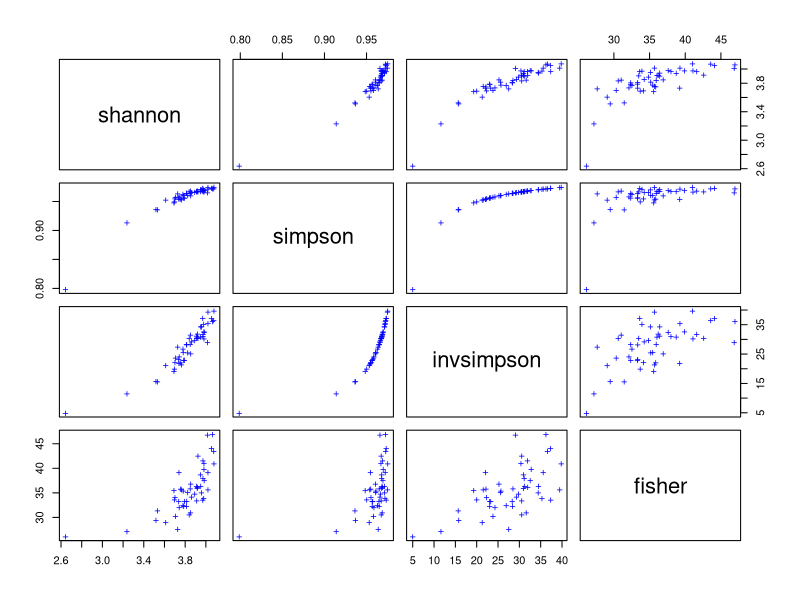
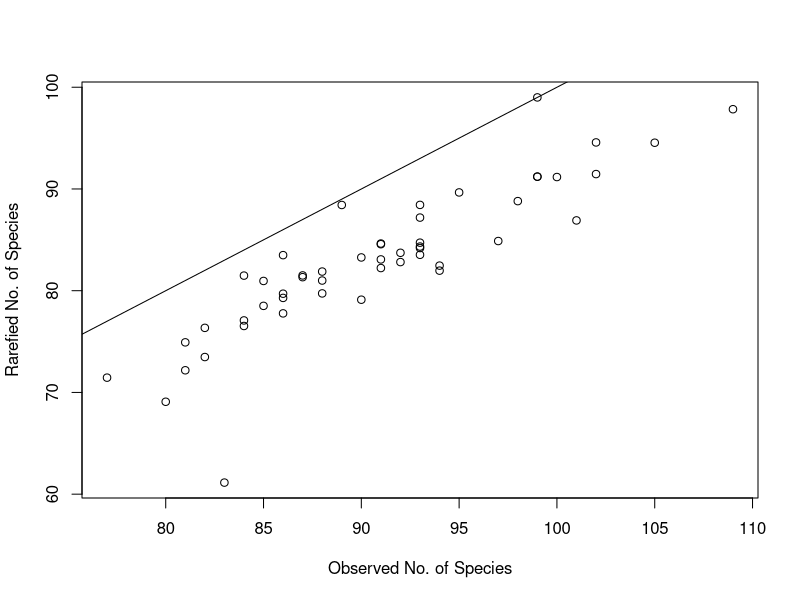
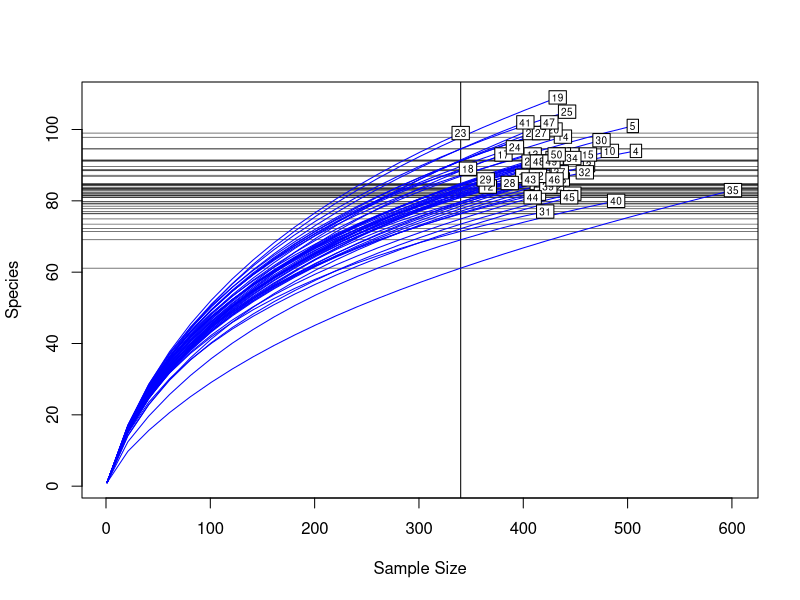
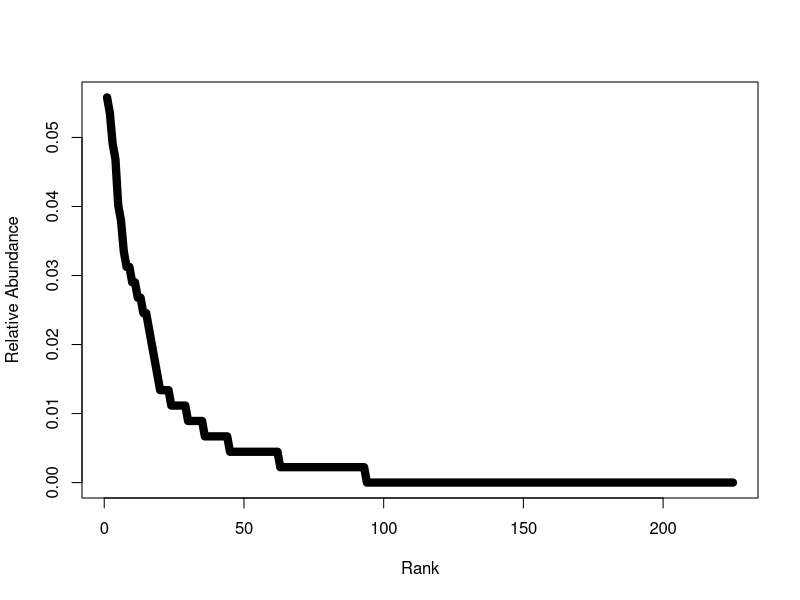

Source code (R) for these figures, in order:
## ---- chunk 1
getwd() # prints the working directory
setwd("~/GitHub/Quantitative_Biodiversity/Assignments/Week2")
## ---- chunk 2
require("vegan") #You can also type: library("vegan"). The difference being that "require"
#loads additional packages (dependencies) that vegan requires for some analyses.
## ---- chunk 3
data(BCI) # Loading the BCI dataset
## ---- chunk 4
dim(BCI)  # Prints the dimensions of the site (row) by species (column) matrix
## ---- chunk 5
BCI[1:8, 14:17]	# print abundances for sites (rows) 1 to 8 and for species (columns) 14 to 17
## ---- chunk 6
Site1 = BCI[1,] # assign the first row (site) to the variable Site1
dim(Site1) # print the dimensions of Site1 to the screen 
## ---- chunk 7
shannon <- diversity(BCI, index="shannon", MARGIN = 1, base=exp(1))
## ---- chunk 8
simpson <- diversity(BCI, "simpson")
invsimpson <- diversity(BCI, "inv")
fisher <- fisher.alpha(BCI)
## ---- chunk 9
pairs(cbind(shannon, simpson, invsimpson, fisher), pch="+", col="blue")
## ---- chunk 10
S <- specnumber(BCI)
## ---- chunk 11
(raremax <- min(rowSums(BCI)))
Srare <- rarefy(BCI, raremax)
plot(S, Srare, xlab = "Observed No. of Species", ylab = "Rarefied No. of Species")
abline(0, 1)
rarecurve(BCI, step = 20, sample = raremax, col = "blue", cex = 0.6)
## ---- chunk 12
BCI_t <- t(BCI)

BCIrel <- BCI_t
for(i in 1:ncol(BCI_t)){
  BCIrel[,i] = BCI_t[,i] / sum(BCI_t[,i])
  }
## ---- chunk 13
colSums(BCIrel)
## ---- chunk 14
rad <- BCIrel[order(BCIrel[,1], decreasing=TRUE), ]
head(rad)
## ---- chunk 15
ranks <- seq(1,nrow(rad))
## ---- chunk 16
plot(ranks,rad[,1],type='l',col="black",xlab="Rank",lwd=8,ylab="Relative Abundance",xlim=range(ranks))
